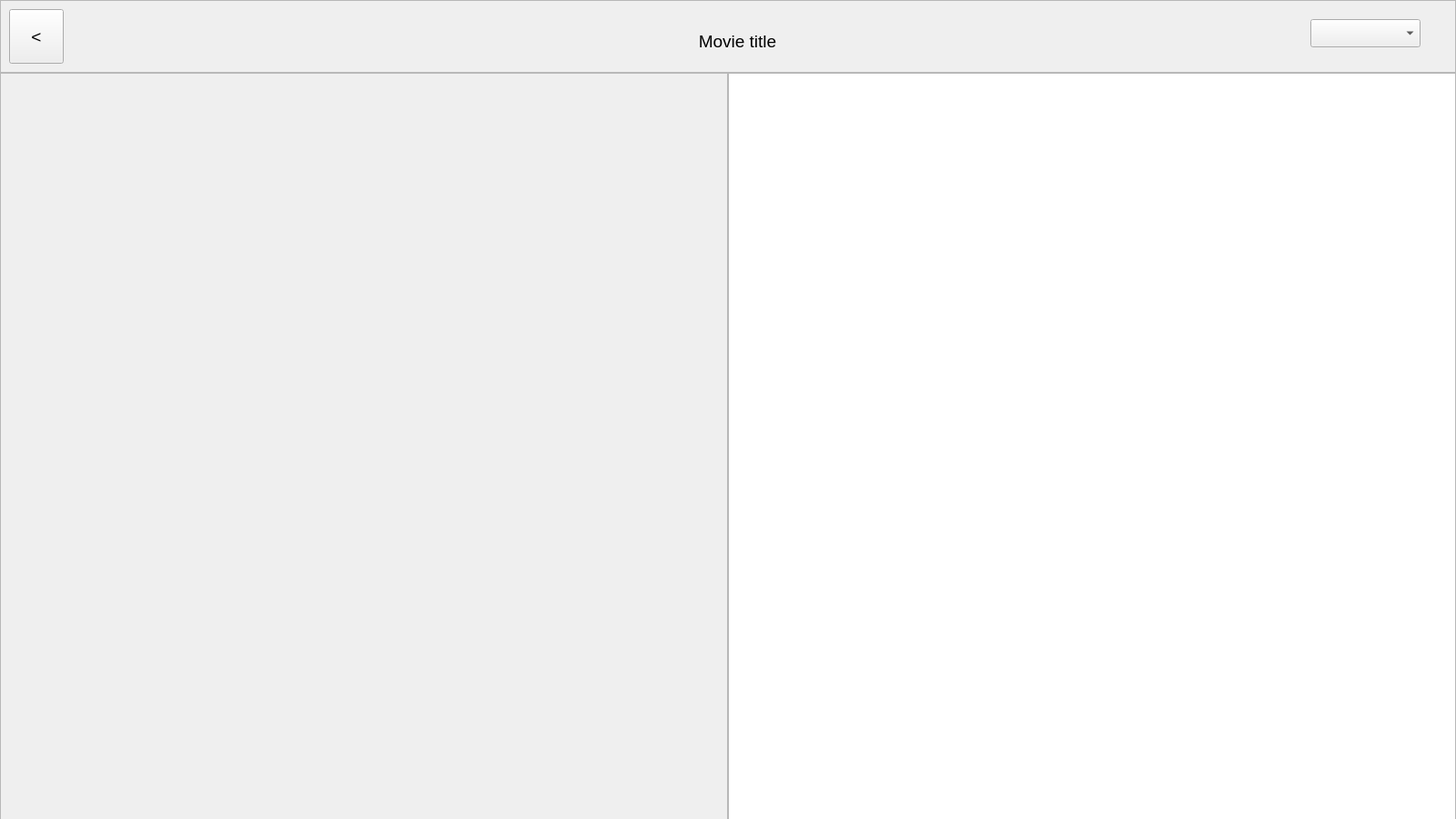
<?xml version="1.0" encoding="UTF-8"?>
<ui version="4.0">
 <class>Form</class>
 <widget class="QWidget" name="Form">
  <property name="geometry">
   <rect>
    <x>0</x>
    <y>0</y>
    <width>1600</width>
    <height>900</height>
   </rect>
  </property>
  <property name="windowTitle">
   <string>Form</string>
  </property>
  <widget class="QFrame" name="frame">
   <property name="geometry">
    <rect>
     <x>0</x>
     <y>0</y>
     <width>1600</width>
     <height>80</height>
    </rect>
   </property>
   <property name="frameShape">
    <enum>QFrame::StyledPanel</enum>
   </property>
   <property name="frameShadow">
    <enum>QFrame::Raised</enum>
   </property>
   <widget class="QLabel" name="label">
    <property name="geometry">
     <rect>
      <x>750</x>
      <y>30</y>
      <width>121</width>
      <height>31</height>
     </rect>
    </property>
    <property name="font">
     <font>
      <pointsize>14</pointsize>
     </font>
    </property>
    <property name="text">
     <string>Movie title</string>
    </property>
    <property name="alignment">
     <set>Qt::AlignCenter</set>
    </property>
   </widget>
   <widget class="QPushButton" name="back_button">
    <property name="geometry">
     <rect>
      <x>10</x>
      <y>10</y>
      <width>60</width>
      <height>60</height>
     </rect>
    </property>
    <property name="font">
     <font>
      <pointsize>14</pointsize>
     </font>
    </property>
    <property name="text">
     <string>&lt;</string>
    </property>
   </widget>
   <widget class="QComboBox" name="cinemas_combo_box">
    <property name="geometry">
     <rect>
      <x>1440</x>
      <y>21</y>
      <width>121</width>
      <height>31</height>
     </rect>
    </property>
    <property name="font">
     <font>
      <pointsize>14</pointsize>
     </font>
    </property>
   </widget>
  </widget>
  <widget class="QFrame" name="frame_2">
   <property name="geometry">
    <rect>
     <x>0</x>
     <y>80</y>
     <width>800</width>
     <height>900</height>
    </rect>
   </property>
   <property name="frameShape">
    <enum>QFrame::StyledPanel</enum>
   </property>
   <property name="frameShadow">
    <enum>QFrame::Raised</enum>
   </property>
  </widget>
  <widget class="QListWidget" name="schedule_list">
   <property name="geometry">
    <rect>
     <x>800</x>
     <y>80</y>
     <width>800</width>
     <height>900</height>
    </rect>
   </property>
   <property name="font">
    <font>
     <pointsize>20</pointsize>
    </font>
   </property>
  </widget>
 </widget>
 <resources/>
 <connections/>
</ui>
